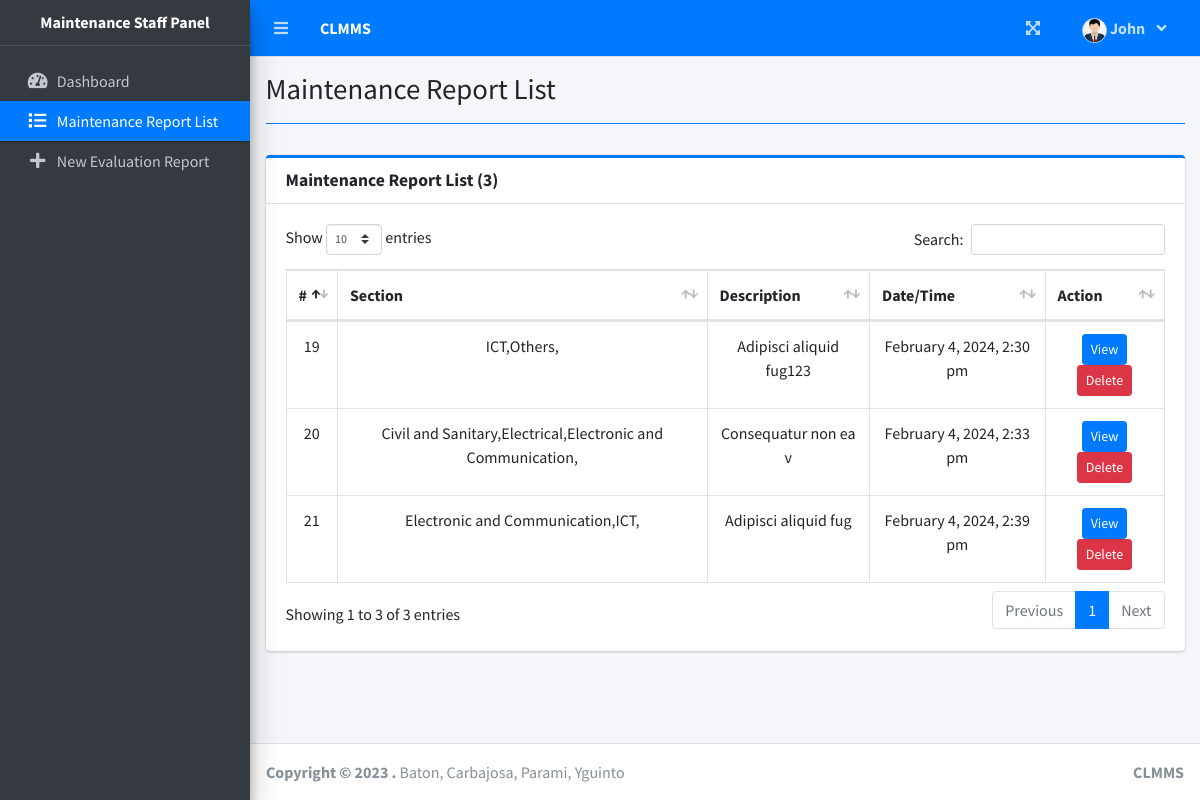
The page /index.php?page=maintenance_report_list (signed in) on the database as committed earlier.
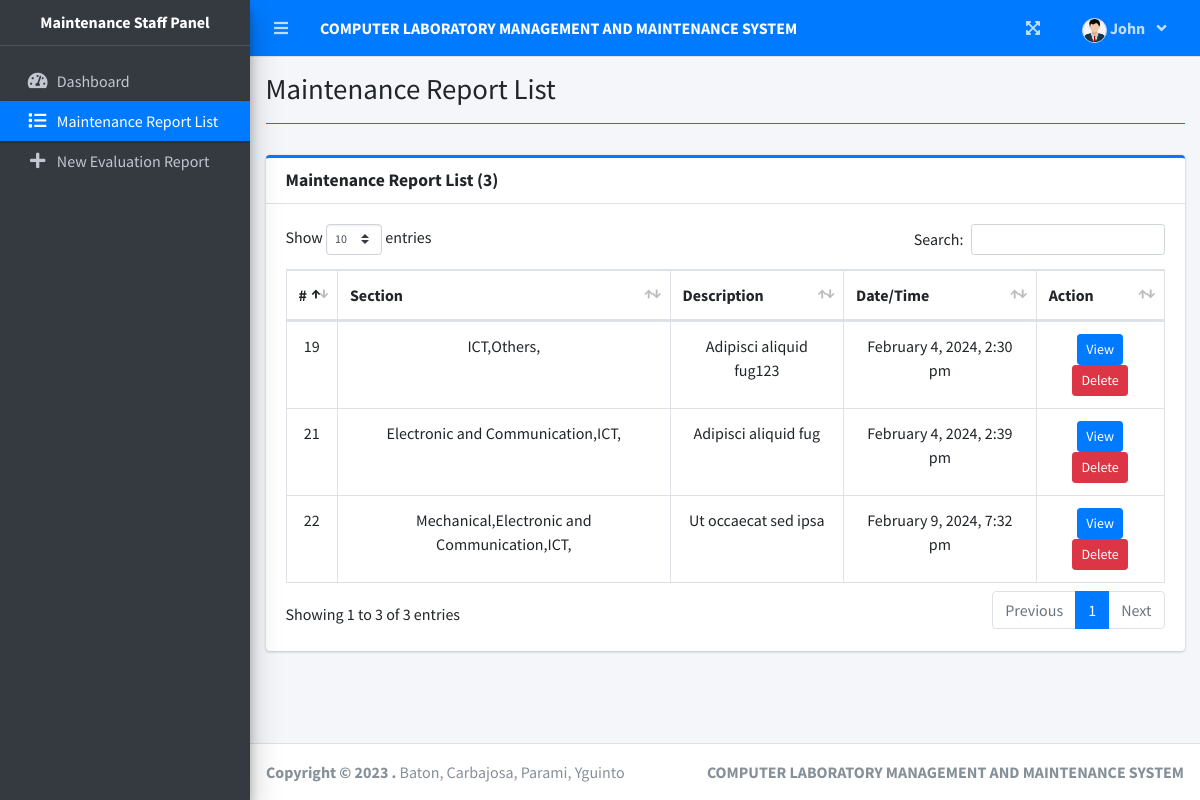
The same page on the database as committed later.
### tables this page shows
CREATE TABLE `tb_data` (
  `id` int(11) NOT NULL,
  `user_id` int(11) NOT NULL,
  `description` varchar(50) NOT NULL,
  `languages` text NOT NULL,
  `status` int(11) NOT NULL DEFAULT 0,
  `date` datetime NOT NULL DEFAULT current_timestamp()
);

### student/maintenance_report_list.php (the view, shortened to what this page needs)
<?php include 'db_connect.php' ?>
<?php
$query = "SELECT * from tb_data ORDER BY id DESC";
$result = mysqli_query($conn, $query);
?>
<div class="row">
	<div class="col-lg-12">
		<div class="card card-outline card-primary">
			<div class="card-header">
				<h3 class="card-title text-capitalize font-weight-bold">
					Maintenance Report List (<?= mysqli_num_rows($result) ?>)
				</h3>
			</div>
			<div class="card-body">
				<table class="table tabe-hover table-bordered report_list">
					<thead>
						<tr>
							<th scope="col">#</th>
							<th scope="col">Section</th>
							<th scope="col">Description</th>
							<th scope="col">Date/Time</th>
							<th scope="col">Action</th>
						</tr>
					</thead>
					<tbody>
						<?php while ($row = mysqli_fetch_array($result)) : ?>
							<tr>
								<td class="text-center"><?php echo $row['id'] ?></td>
								<td class="text-center"><?php echo $row['languages'] ?></td>
								<td class="text-center"><?php echo $row['description'] ?></td>
								<td class="text-center"><?php echo date('F j, Y, g:i a', strtotime($row['date'])); ?></td>
								<td class="text-center">
									<button class="btn btn-sm btn-primary view_report" type="button" data-id="<?php echo $row['id'] ?>">View</button>
									<button class="btn btn-sm btn-danger delete_report" type="button" data-id="<?php echo $row['id'] ?>">Delete</button>
								</td>
							</tr>
						<?php endwhile; ?>
					</tbody>
				</table>
			</div>
		</div>
	</div>
</div>

### index.php (shortened to what this page needs)
<!DOCTYPE html>
<html lang="en">
<?php
	include 'header.php'
?>
<body class="hold-transition sidebar-mini layout-fixed layout-navbar-fixed layout-footer-fixed">
<div class="wrapper">
  <?php include 'topbar.php' ?>
  <?php include $_SESSION['login_view_folder'].'sidebar.php' ?>
  <div class="content-wrapper">
    <div class="content-header">
      <div class="container-fluid">
        <div class="row mb-2">
          <div class="col-sm-6">
            <h1 class="m-0"><?php echo $title ?></h1>
          </div>
        </div>
            <hr class="border-primary">
      </div>
    </div>
    <section class="content">
      <div class="container-fluid">
         <?php
            $page = isset($_GET['page']) ? $_GET['page'] : 'home';
            if(!file_exists($_SESSION['login_view_folder'].$page.".php")){
                include '404.html';
            }else{
            include $_SESSION['login_view_folder'].$page.'.php';
            }
          ?>
      </div>
    </section>
  </div>
  <footer class="main-footer">
    <strong>Copyright &copy; 2023 <a href="https://www.campcodes.com"></a>.</strong>
    Baton, Carbajosa, Parami, Yguinto
    <div class="float-right d-none d-sm-inline-block">
      <b><?php echo $_SESSION['system']['name'] ?></b>
    </div>
  </footer>
</div>
</body>
</html>

### topbar.php (shortened to what this page needs)
<nav class="main-header navbar navbar-expand navbar-primary navbar-dark ">
  <ul class="navbar-nav">
    <?php if(isset($_SESSION['login_id'])): ?>
    <li class="nav-item">
      <a class="nav-link" data-widget="pushmenu" href="" role="button"><i class="fas fa-bars"></i></a>
    </li>
  <?php endif; ?>
    <li>
      <a class="nav-link text-white"  href="./" role="button"> <large><b><?php echo $_SESSION['system']['name'] ?></b></large></a>
    </li>
  </ul>
  <ul class="navbar-nav ml-auto">
    <li class="nav-item">
      <a class="nav-link" data-widget="fullscreen" href="#" role="button">
        <i class="fas fa-expand-arrows-alt"></i>
      </a>
    </li>
   <li class="nav-item dropdown">
          <a class="nav-link"  data-toggle="dropdown" aria-expanded="true" href="javascript:void(0)">
            <span>
              <div class="d-felx badge-pill">
                <span class=""><img src="assets/uploads/<?php echo $_SESSION['login_avatar'] ?>" alt="" class="user-img border "></span>
                <span><b><?php echo ucwords($_SESSION['login_firstname']) ?></b></span>
                <span class="fa fa-angle-down ml-2"></span>
              </div>
            </span>
          </a>
    </li>
  </ul>
</nav>

Rows that differ between the two databases and show on the page:
removed tb_data: id "20", languages "Civil and Sanitary,Electrical,Electronic and Communication,", description "Consequatur non ea v", date "February 4, 2024, 2:33 pm"
added tb_data: id "22", languages "Mechanical,Electronic and Communication,ICT,", description "Ut occaecat sed ipsa", date "February 9, 2024, 7:32 pm"
Other text that changed with them:
$_SESSION['system']['name']: "CLMMS" → "COMPUTER LABORATORY MANAGEMENT AND MAINTENANCE SYSTEM"
